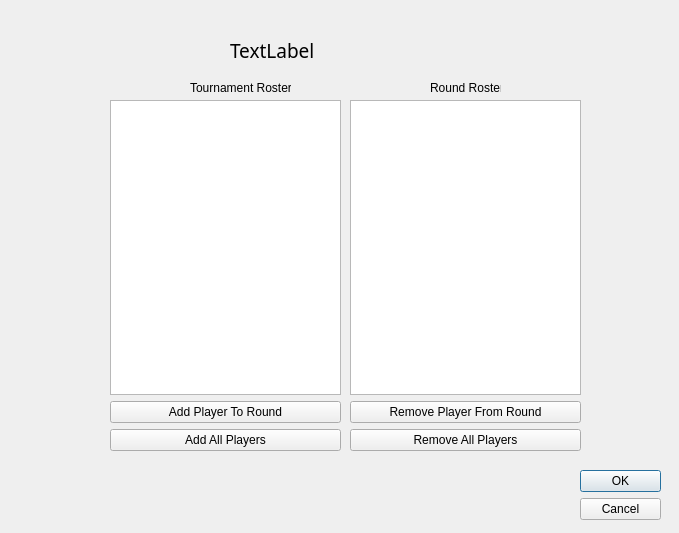
<?xml version="1.0" encoding="UTF-8"?>
<ui version="4.0">
 <class>AddToRoundDialog</class>
 <widget class="QDialog" name="AddToRoundDialog">
  <property name="geometry">
   <rect>
    <x>0</x>
    <y>0</y>
    <width>679</width>
    <height>533</height>
   </rect>
  </property>
  <property name="windowTitle">
   <string>Dialog</string>
  </property>
  <widget class="QLabel" name="label">
   <property name="geometry">
    <rect>
     <x>190</x>
     <y>80</y>
     <width>101</width>
     <height>16</height>
    </rect>
   </property>
   <property name="text">
    <string>Tournament Roster</string>
   </property>
  </widget>
  <widget class="QLabel" name="label_2">
   <property name="geometry">
    <rect>
     <x>430</x>
     <y>80</y>
     <width>71</width>
     <height>16</height>
    </rect>
   </property>
   <property name="text">
    <string>Round Roster</string>
   </property>
  </widget>
  <widget class="QLabel" name="label_3">
   <property name="geometry">
    <rect>
     <x>230</x>
     <y>40</y>
     <width>231</width>
     <height>20</height>
    </rect>
   </property>
   <property name="font">
    <font>
     <family>Bahnschrift SemiLight</family>
     <pointsize>14</pointsize>
    </font>
   </property>
   <property name="text">
    <string>TextLabel</string>
   </property>
  </widget>
  <widget class="QDialogButtonBox" name="buttonBox">
   <property name="geometry">
    <rect>
     <x>580</x>
     <y>470</y>
     <width>81</width>
     <height>61</height>
    </rect>
   </property>
   <property name="orientation">
    <enum>Qt::Vertical</enum>
   </property>
   <property name="standardButtons">
    <set>QDialogButtonBox::Cancel|QDialogButtonBox::Ok</set>
   </property>
  </widget>
  <widget class="QWidget" name="verticalLayoutWidget">
   <property name="geometry">
    <rect>
     <x>110</x>
     <y>100</y>
     <width>231</width>
     <height>351</height>
    </rect>
   </property>
   <layout class="QVBoxLayout" name="verticalLayout">
    <item>
     <widget class="QListWidget" name="tournamentListWidget"/>
    </item>
    <item>
     <widget class="QPushButton" name="AddToRoundButton">
      <property name="text">
       <string>Add Player To Round</string>
      </property>
     </widget>
    </item>
    <item>
     <widget class="QPushButton" name="AddAllPlayersButton">
      <property name="text">
       <string>Add All Players</string>
      </property>
     </widget>
    </item>
   </layout>
  </widget>
  <widget class="QWidget" name="verticalLayoutWidget_2">
   <property name="geometry">
    <rect>
     <x>350</x>
     <y>100</y>
     <width>231</width>
     <height>351</height>
    </rect>
   </property>
   <layout class="QVBoxLayout" name="verticalLayout_2">
    <item>
     <widget class="QListWidget" name="roundListWidget"/>
    </item>
    <item>
     <widget class="QPushButton" name="RemoveFromRoundButton">
      <property name="text">
       <string>Remove Player From Round</string>
      </property>
     </widget>
    </item>
    <item>
     <widget class="QPushButton" name="RemoveAllPlayersButton">
      <property name="text">
       <string>Remove All Players</string>
      </property>
     </widget>
    </item>
   </layout>
  </widget>
 </widget>
 <resources/>
 <connections/>
</ui>
